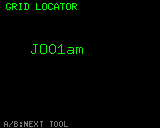
#> input picture firmware/source-changes/simulator/tests/golden-d74/hamtools_grid/greenwich.png, 160 x 128 px
$ python -i vision.py   (imports and definitions only)
#> lines starting #> are read from the running program, lines starting #| are printed output that depends on the picture
#> further down, picture is the input picture: PIL image 160x128 RGB; mean R, G, B 0.8, 4.5, 0.8
"""Webcam frame -> 160x128 LCD image, and a tolerant comparison with a simulator golden.

Pillow + numpy only. The LCD is found from four corner points you calibrate once
(calibration.json: corners in the order top-left, top-right, bottom-right, bottom-left, in
webcam pixels). A webcam sees moire, glare and colour shifts, so comparison is on blurred
luminance (Pearson correlation), not exact pixels.
"""
import json
import numpy as np
from PIL import Image, ImageFilter

W, H = 160, 128


# [13 lines left out: functions _coeffs, rectify, not called in this run]


def _luma(img, blur=1.2):
#> called with blur = 1.2
    g = img.convert("L").filter(ImageFilter.GaussianBlur(blur))
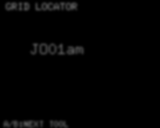
#> g: PIL image 160x128 L; min 0, max 83, mean 3
    a = np.asarray(g, dtype=float)
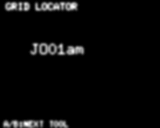
#> a: shape (128, 160) float64; min 0, max 83, mean 3; drawn with min black and max white
    return (a - a.mean()) / (a.std() + 1e-6)


def _chan(img, c, blur=1.2):
    a = np.asarray(img.convert("RGB").getchannel(c).filter(ImageFilter.GaussianBlur(blur)), dtype=float)
    return (a - a.mean()) / (a.std() + 1e-6)


# [35 lines left out: functions similarity, load_corners, synthetic_camera, not called in this run]

>>> from PIL import Image
>>> picture = Image.open('../firmware/source-changes/simulator/tests/golden-d74/hamtools_grid/greenwich.png')
>>> result = _luma(picture)
